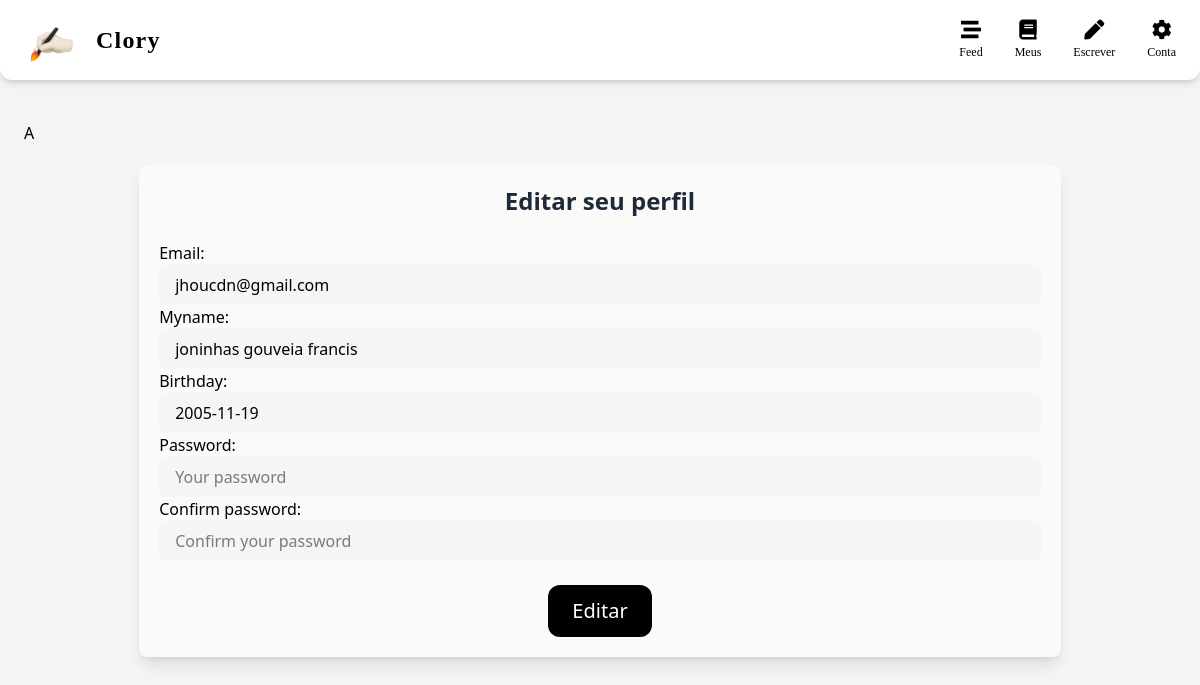
The app's page /account/edit/1 (signed in), older data.
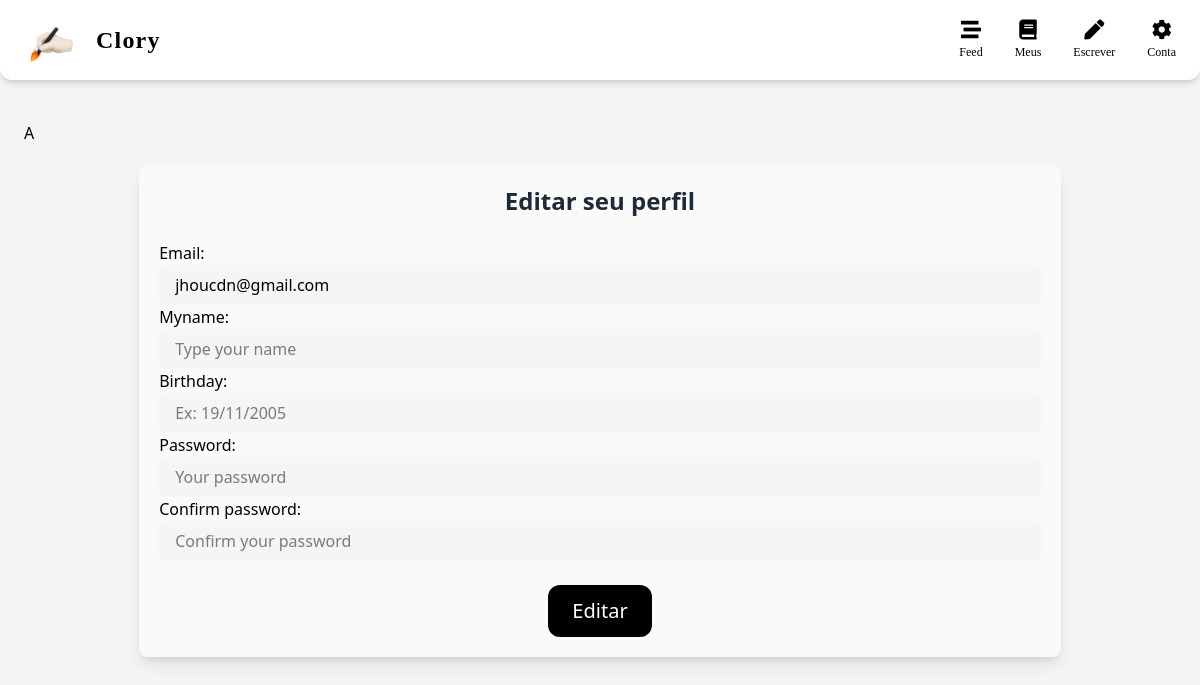
The same page, newer data.
### accounts/models.py (models this page shows, shortened)
class CustomUser(AbstractBaseUser, PermissionsMixin):
    email = models.EmailField(unique=True)
    myname = models.CharField(max_length=50)
    birthday = models.DateField(null=True)
    is_active = models.BooleanField(default=True)
    is_staff = models.BooleanField(default=False)
    objects = CustomUserManager()
    USERNAME_FIELD = 'email'
    REQUIRED_FIELDS = []

### accounts/views.py (the view)
# urls.py: path('account/edit/<int:user_id>', account_edit, name="account_edit")
def account_edit(request, user_id):
    if request.user.is_authenticated:
        user = CustomUser.objects.get(pk=user_id)
        if request.method == 'POST':
            form = CustomUserForm(request.POST, instance=user)
            if form.is_valid():
                form.save()
                return redirect('user_post')
        else:
            form = CustomUserForm(instance=user)
        return render(request, 'accounts/account_edit.html', {'form': form})

### accounts/forms.py
class CustomUserForm(UserCreationForm):
    password1 = forms.CharField(
        label="Password",
        widget=forms.PasswordInput(attrs={
            "class":"bg-stone-100 px-4 py-2 outline-none rounded-md w-full",
            "placeholder": "Your password"
        })
    )
    password2 = forms.CharField(
        label="Confirm password",
        widget=forms.PasswordInput(attrs={
            "class":"bg-stone-100 px-4 py-2 outline-none rounded-md w-full",
            "placeholder": "Confirm your password"
        })
    )
    class Meta:
        model = CustomUser
        fields = ['email', 'myname', 'birthday']
        widgets = {
            'myname': forms.TextInput(attrs={"class": "bg-stone-100 px-4 py-2 outline-none rounded-md w-full", "placeholder": "Type your name"}),
            'birthday': forms.DateInput(attrs={"class": "bg-stone-100 px-4 py-2 outline-none rounded-md w-full", "placeholder": "Ex: 19/11/2005"}),
            'email': forms.EmailInput(attrs={"class": "bg-stone-100 px-4 py-2 outline-none rounded-md w-full", "placeholder": "Type your email"}),
        }

### accounts/templates/accounts/account_edit.html (shortened to what this page needs)
{% extends "theme/base.html" %}
{% block content %}
<div class="form-portion bg-stone-50 sm:w-[80%] w-[90%] mx-auto rounded-lg shadow-lg">
    <div class="p-5 mt-5">
        <h2 class="text-2xl font-bold mb-6 text-center text-gray-800">Editar seu perfil</h2>
        <form method="post" action="{% url 'account_edit' user.id %}">
            {{ form.as_p }}
            <div class="btn mt-6 w-full bg-transparent flex items-center">
                <button type="submit"
                    class="px-6 py-3 mx-auto rounded-xl text-center text-xl bg-black text-white hover:text-black hover:bg-white hover:font-bold hover:shadow-xl transition-all duration-300">
                    Editar
                </button>
            </div>
        </form>
    </div>
</div>
{% endblock %}

Row changes from the older to the newer data that the page shows:
changed CustomUser "jhoucdn@gmail.com": myname "joninhas gouveia francis" → (not shown); birthday "2005-11-19" → (not shown)
